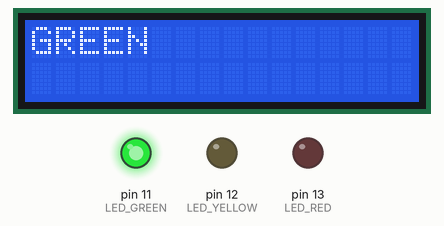
A sketch run on a simulated Arduino Uno, built with avr-gcc and run on an emulated ATmega328P. Parts: 16×2 character LCD, output pins drawn as LEDs (lit = HIGH).

Above: at 0.1 s.
At 2.1 s:
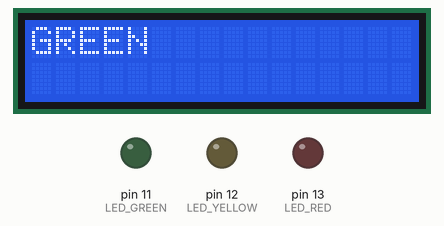
At 5.1 s:
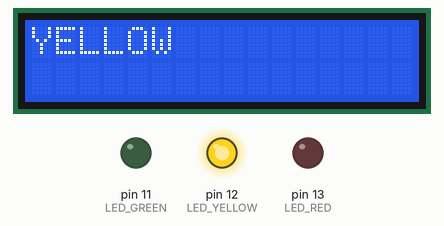
At 6.8 s:
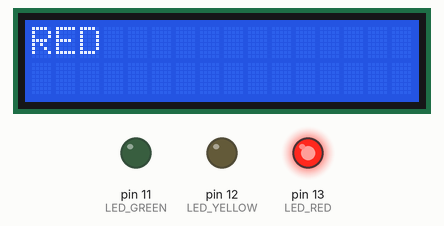
At 9.8 s:
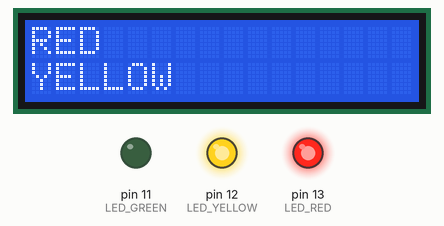
Timing chart, 0 to 40.0 s (numbered marks = the images above):
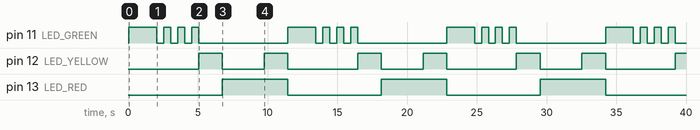

Measured:
- by itself, pin 11 (LED_GREEN): repeats every 11.4 s: 3 × (LOW 0.50 s, HIGH 0.50 s), LOW 6.4 s, HIGH 2.0 s
- by itself, pin 12 (LED_YELLOW): repeats every 11.4 s: LOW 3.0 s, HIGH 1.7 s, LOW 5.0 s, HIGH 1.7 s
- by itself, pin 13 (LED_RED): alternates HIGH for 4.7 s and LOW for 6.7 s
- what the display in image 2 shows lasts 1.7 s, from 5.1 s to 6.8 s
- what the display in image 3 shows lasts 3.0 s, from 6.8 s to 9.8 s

The sketch:

Traffic_light_update.ino
```cpp
#include <LiquidCrystal.h> // Подключение библиотеки ЖК-дисплея
LiquidCrystal lcd(2, 3, 4, 5, 6, 7); // Инициализация экземпляра библиотеки LiquidCrystal


#define LED_RED 13 // Порт 13, красный светодиод
#define LED_YELLOW 12 // Порт 12, желтый светодиод
#define LED_GREEN 11 // Порт 11, зеленый светодиод
#define TIMEOUT_RED 3000 // Время горения красного сетодиода
#define TIMEOUT_YEL 1690 // Время горения желтого светодиода
#define TIMEOUT_GREEN 2000 // Время горения зеленого светодиода

#define TIMEOUT_FLASH_GREEN 500 // Время мигания зеленого светодиода
String array1[] = {"RED", "YELLOW", "GREEN"};

void setup() { // Все порты светодиодов будут у нас установлены в режим "внешняя нагрузка", OUTPUT
  pinMode(LED_RED, OUTPUT);
  pinMode(LED_YELLOW, OUTPUT);
  pinMode(LED_GREEN, OUTPUT);
  // Устанавливаем начальное значение светодиодов
  digitalWrite(LED_RED, LOW);
  digitalWrite(LED_YELLOW, LOW);
  digitalWrite(LED_GREEN, LOW);
  lcd.begin(16, 2); // Настройка экземпляра дисплея - число столбцов и строк:

}
void loop() {
  // Включаем зеленый цвет светофора
  digitalWrite(LED_GREEN, HIGH);    // Включаем светодиод
  lcd.setCursor(0, 0); // Установить курсор на вторую строку в первую позицию
  lcd.print(array1[2]);
  delay(TIMEOUT_GREEN);             // Ждем

  // Мигаем зеленым светодиодом 3 раза
  for (int i = 0; i < 3; i++)
  {
    digitalWrite(LED_GREEN, LOW);
    delay(TIMEOUT_FLASH_GREEN);
    digitalWrite(LED_GREEN, HIGH);
    delay(TIMEOUT_FLASH_GREEN);
  }
  lcd.clear();

  // Теперь отключаем зеленый и включаем желтый светодиод
  digitalWrite(LED_GREEN, LOW);
  digitalWrite(LED_YELLOW, HIGH);
  lcd.setCursor(0, 0); // Установить курсор на вторую строку в первую позицию
  lcd.print(array1[1]);
  delay(TIMEOUT_YEL);
  lcd.clear();

  // Отключаем желтый светодиод.
  digitalWrite(LED_YELLOW, LOW);
  // Теперь включаем красный цвет
  digitalWrite(LED_RED, HIGH);
  lcd.setCursor(0, 0); // Установить курсор на вторую строку в первую позицию
  lcd.print(array1[0]);
  delay(TIMEOUT_RED);

  // Включаем желтый светодиод,не выключая красный
  digitalWrite(LED_YELLOW, HIGH);
  lcd.setCursor(0, 1); // Установить курсор на вторую строку в первую позицию
  lcd.print(array1[1]);
  delay(TIMEOUT_YEL);

  // Отключаем желтый и красный светодиоды.
  digitalWrite(LED_YELLOW, LOW);
  digitalWrite(LED_RED, LOW);
  lcd.clear();
}
```
